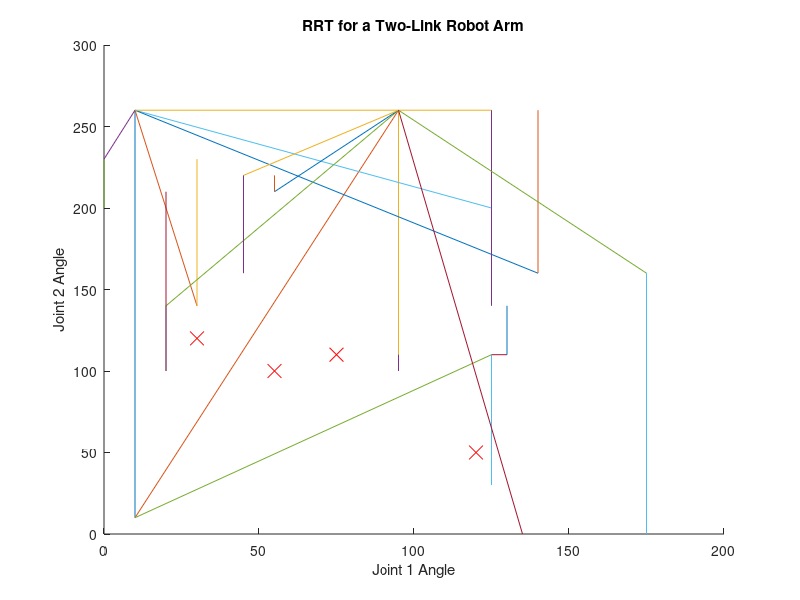

The MATLAB source for this figure:
function rrt
    arm_tree = [10,10,NaN,NaN;NaN,NaN,NaN,NaN];
    obstacle = [];
    clf;
    title('RRT for a Two-Link Robot Arm');
    xlabel('Joint 1 Angle');
    ylabel('Joint 2 Angle');
    hold all;
    
    while true
        state = random_state;
        near_column = near(state(1), state(2), arm_tree);
        if isnan(near_column), continue; end
        near_y = arm_tree(1,(near_column+1));
        loc1 = joint_tip(state(1));
        loc2 = joint_tip(state(2), loc1(1), loc1(2));
        move_1 = true;
        
        if obstacle_check(loc1(1), loc1(2), loc2(1), loc2(2))
            obstacle = vertcat(obstacle, [state(1), state(2)]);
            continue;
        end
        
        while true
            next_2 = increment(2, near_y, state(2));
            loc1 = joint_tip(arm_tree(1,near_column));
            loc2 = joint_tip(arm_tree(1,near_column) + next_2, loc1(1), loc1(2));
            if obstacle_check(loc1(1), loc1(2), loc2(1), loc2(2))
                move_1 = false;
                break;
            else
                if isnan(next_2), break; end;
                near_y = next_2;
            end
            if next_2 == state(2)
                vertex_find = tree_find(arm_tree(1,near_column), next_2, arm_tree);
                if isnan(vertex_find)
                    arm_tree = add(arm_tree(1, near_column), next_2, near_column, arm_tree);
                    near_column = size(arm_tree, 1) - 2;
                else
                    near_column = vertex_find;
                end
                break; 
            end
        end
        
        if move_1
            if mod(near_column,2) ~= 1, near_column = near_column - 1; end
            near_x = arm_tree(1, near_column);
            if near_x > 180
                break;
            end
            while true
                next_1 = increment(1, near_x, state(1));
                loc1 = joint_tip(next_1);
                loc2 = joint_tip(next_1 + state(2), loc1(1), loc1(2));
                if obstacle_check(loc1(1), loc1(2), loc2(1), loc2(2))
                    break;
                else
                    if isnan(next_1), break; end;
                    near_x = next_1;
                end
                if next_1 == state(1)
                    vertex_find = tree_find(next_1, state(2), arm_tree);
                    if isnan(vertex_find)
                        arm_tree = add(state(1), state(2), near_column, arm_tree);
                    end
                    break;
                end
            end
        else
            continue;
        end
        if ~isnan(tree_find(135, 0, arm_tree)), break; end
    end
    
    for r = 1:size(obstacle,1)
        plot(obstacle(r,1), obstacle(r,2), 'x', 'Color', 'r', 'MarkerSize', 10);
        hold all;
    end
end

function state = random_state
    if unidrnd(10) == 1
        state(1) = 135;
        state(2) = 0;
    else
        x = unidrnd(185) - 1;
        y = unidrnd(360) - 1;
        state(1) = x - mod(x,5); %increments of 5
        state(2) = y - mod(y,10); %increments of 10
    end
end

function vertex_column = near(x, y, tree_matrix)
    near_value = Inf;
    column = 1;
    while true
        if isnan(tree_matrix(1,column))
            column = column - 2;
            break; 
        end
        distance = dist(x,y,tree_matrix(1,column),tree_matrix(1,(column+1)));
        if distance == 0
            column = NaN; %duplicate
            break;
        elseif distance < near_value
            near_value = distance;
        end
        column = column + 2;
    end
    vertex_column = column;
end

function vertex_column = tree_find(x, y, tree_matrix)
    column = 1;
    while true
        if isnan(tree_matrix(1,column))
            column = NaN;
            break;
        elseif (tree_matrix(1,column) == x) && (tree_matrix(1,(column+1)) == y)
            break;
        end
        column = column + 2;
    end
    vertex_column = column;
end

function matrix = add(x, y, column, tree_matrix)
    for r = 2:size(tree_matrix,1)
        if r ~= size(tree_matrix,1)
            if isnan(tree_matrix(r,column))
                tree_matrix(r,column) = x;
                tree_matrix(r,(column+1)) = y;
                break;
            end
        else
            tree_matrix(r,column) = x;
            tree_matrix(r,(column+1)) = y;
            tree_matrix = vertcat(tree_matrix,(ones(1,size(tree_matrix,2))*NaN));
            break;
        end
    end
    tree_matrix(1,(size(tree_matrix,2)-1)) = x;
    tree_matrix(1,size(tree_matrix,2)) = y;
    matrix = horzcat(tree_matrix,(ones(size(tree_matrix,1),2)*NaN));
    
    
    plot([tree_matrix(1,column),x], [tree_matrix(1,(column+1)),y]);
    hold all;
end

function boolean = obstacle_check(x1, y1, x2, y2)
    x3 = 0;
    y3 = 2;
    if x1 < 0
        x4 = 0;
        y4 = 4;
        if ((det([1,1,1;x1,x2,x3;y1,y2,y3])*det([1,1,1;x1,x2,x4;y1,y2,y4]) <= 0) && (det([1,1,1;x1,x3,x4;y1,y3,y4])*det([1,1,1;x2,x3,x4;y2,y3,y4]) <= 0))
            boolean = true;
        else
            x4 = 2;
            y4 = 2;
            if ((det([1,1,1;x1,x2,x3;y1,y2,y3])*det([1,1,1;x1,x2,x4;y1,y2,y4]) <= 0) && (det([1,1,1;x1,x3,x4;y1,y3,y4])*det([1,1,1;x2,x3,x4;y2,y3,y4]) <= 0))
                boolean = true;
            else
                boolean = false;
            end
        end
    else
        x4 = 2;
        y4 = 2;
        if ((det([1,1,1;x1,x2,x3;y1,y2,y3])*det([1,1,1;x1,x2,x4;y1,y2,y4]) <= 0) && (det([1,1,1;x1,x3,x4;y1,y3,y4])*det([1,1,1;x2,x3,x4;y2,y3,y4]) <= 0))
            boolean = true;
        else
            boolean = false;
        end
    end
end

function next = increment(joint, current, goal)
    if current == goal
        next = NaN;
    else
        if joint == 1
            if current < goal
                n = current + 5;
            else
                n = current - 5;
            end
        else
            if current < goal
                up = abs(goal - current);
                down = abs((-1*(360-goal)) - current);
                if up < down
                    n = current + 10;
                    if n >= 360, n = n - 360; end
                else
                    n = current - 10;
                    if n < 0, n = 360 + n; end
                end
            else
                up = abs(current - goal);
                down = abs((-1*(360-current)) - goal);
                if down <= up
                    n = current + 10;
                    if n >= 360, n = n - 360; end
                else
                    n = current - 10;
                    if n < 0, n = 360 + n; end
                end
            end
        end
        next = n;
    end
end

function location = joint_tip(angle, origin_x, origin_y)
    if nargin < 3, origin_y = 0; end
    if nargin < 2, origin_x = 0; end
    location(1) = origin_x + 1.5 * cos(angle * (pi/180)); %x
    location(2) = origin_y + 1.5 * sin(angle * (pi/180)); %y
end

function distance = dist(x1, y1, x2, y2)
    distance = (((x1-x2)^2)+((y1-y2)^2))^.5;
end
